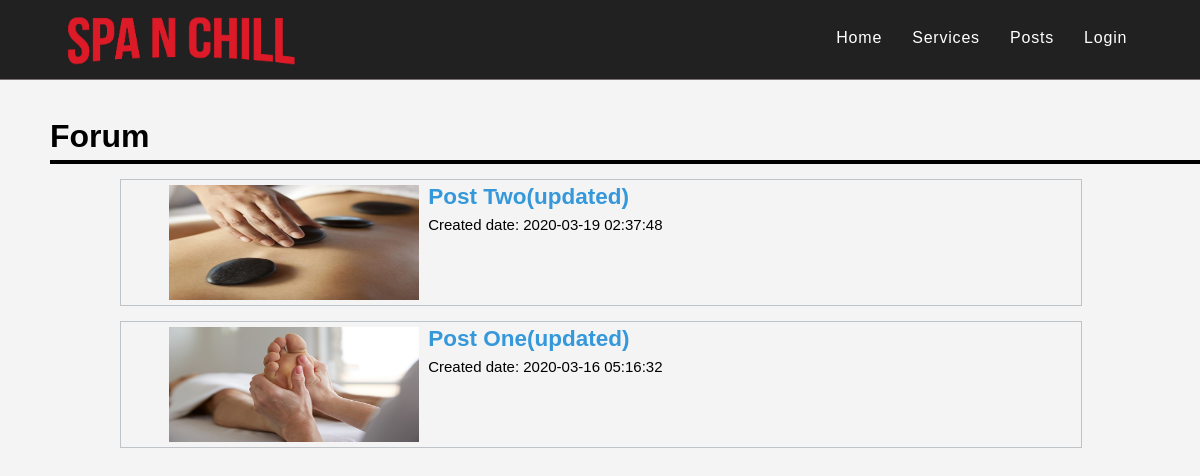
Screenshot of /Posts/index.php with the database file from the repository.
### tables this page shows
CREATE TABLE `posts` (
  `id` int(11) NOT NULL,
  `title` varchar(255) NOT NULL,
  `content` text NOT NULL,
  `image` varchar(255) NOT NULL,
  `created_at` timestamp NOT NULL DEFAULT CURRENT_TIMESTAMP
);

### Posts/index.php (the view, shortened to what this page needs)
<!DOCTYPE html>
<html lang="en">
<head>
    <link rel="stylesheet" href="./../style.css">
</head>
<body>
    <nav>
            <div class="container-fluid">
            <div class="nav-logo">
            <a href="./"><img style="height:64px; display:block; float:left" src="./../images/navbrand.png" alt=""></a>
                </div>
                <ul class="nav-left">
                        <li><a href="./../">Home</a></li>
                        <li><a href="./../services.php">Services</a></li>
                        <li><a href="./../Posts">Posts</a></li>
                        <?php if(isset($_SESSION['user'])):?>
                        <li><a href="./../reserve.php">Reservation</a></li>
                        <li><a href="./../auth/users/profile.php"><?=$_SESSION['user']?></a></li>
                        <li><a href="./../logout.php">Log-out</a></li>
                        <?php else: ?>
                        <li><a href="./../users/login/">Login</a></li>
                        <?php endif; ?>
                </ul>
            </div>
        </nav>
    <div class="header">
            <h3 style="text-align:left; margin-left:50px; border-bottom: 4px solid black;">Forum</h3>
    </div>
    <div class="postContainer">
            <?php
            $mysqli = new mysqli('localhost', 'root', '', 'spanchill');
            $stmt = $mysqli->prepare("SELECT * from posts order by id DESC");
            $stmt->execute();
            $result = $stmt->get_result();
            if($result->num_rows > 0){
            ?>
            <?php
                while($row = $result->fetch_assoc()) {
                ?>
                <div class="posts">
                <div class="container-fluid">
                    <div class="picAndPost">
                        <div>
                            <img
                            style="width:250px; height: 115px; margin-top:5px;"
                            src="./../images/post_image/<?=$row['image']?>"
                            alt="">
                        </div>
                        <div>
                            <h2 style="margin:0; padding:0; color:#3498db" ><a style="text-decoration:none; color:#3498db" href="./post.php?id=<?=$row['id']?>"><?=$row['title']?></a></h2>
                            <p style="margin:0; padding:0;">Created date: <?=$row['created_at']?></p>
                        </div>
                    </div>
                </div>
                </div>
                <?php
                }
            }
            else{
                echo "<h1>NO POST<h1>";
          }
          ?>
    </div>
</body>
</html>

### style.css (style rules this page uses)
html { scroll-behavior: smooth; }
a { text-decoration: none; }
body { font: 15px/1.5 Poppins,sans-serif; padding:0; margin:0; background-color:#f4f4f4; }
.container-fluid { max-width: 90%; margin:auto; overflow:hidden; }
nav { width: 100%; height: 4rem; background-color: #212121; color: white; z-index: 1; position: sticky; border-bottom: #c0abab8e .5px solid; padding-top: 10px; padding-bottom: 5px; }
.nav-left { font-size: 1rem; float: right; }
.nav-left li { display: inline-block; margin: 0 .8rem; }
.nav-left li a { letter-spacing: 0.05rem; text-decoration: none; color: #ffffff; padding-bottom: 5px; }
.header h3 { text-align: center; font-size: 2rem; margin-bottom: 0; }
:root { --modal-duration: 1s; --modal-color: #2980b9; }
.postContainer { width: 80%; margin:auto; overflow: none; }
.posts { width:100%; height:125px; border: 1px solid #bdc3c7; background-color: #f4f4f4; margin-top:15px; }
.picAndPost { display:grid; grid-template-columns: 30% 70%; }

### rows the page displays
posts: image (picture), title "Post Two(updated)", created_at "2020-03-19 02:37:48"
posts: image (picture), title "Post One(updated)", created_at "2020-03-16 05:16:32"
